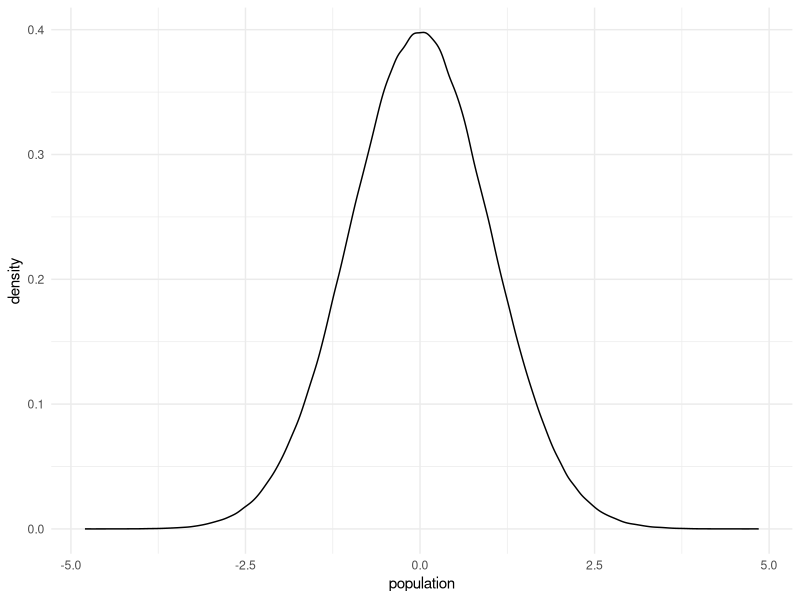
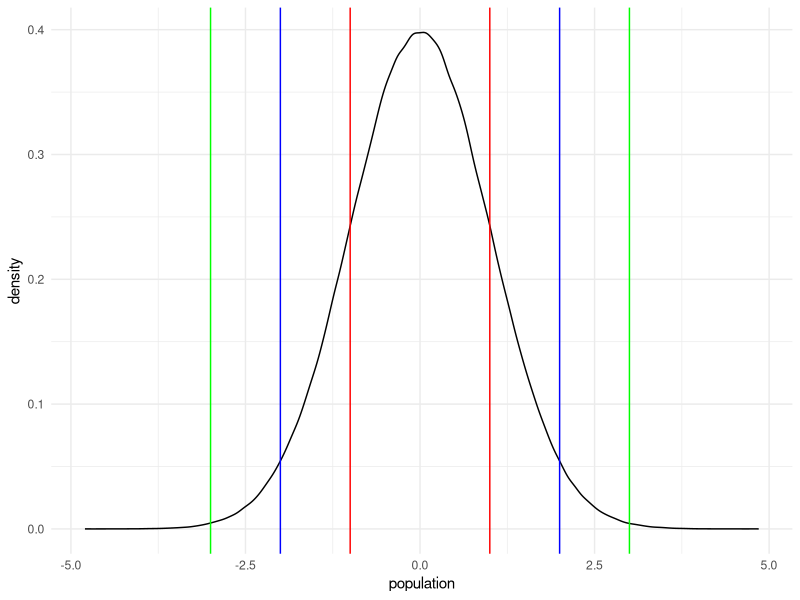
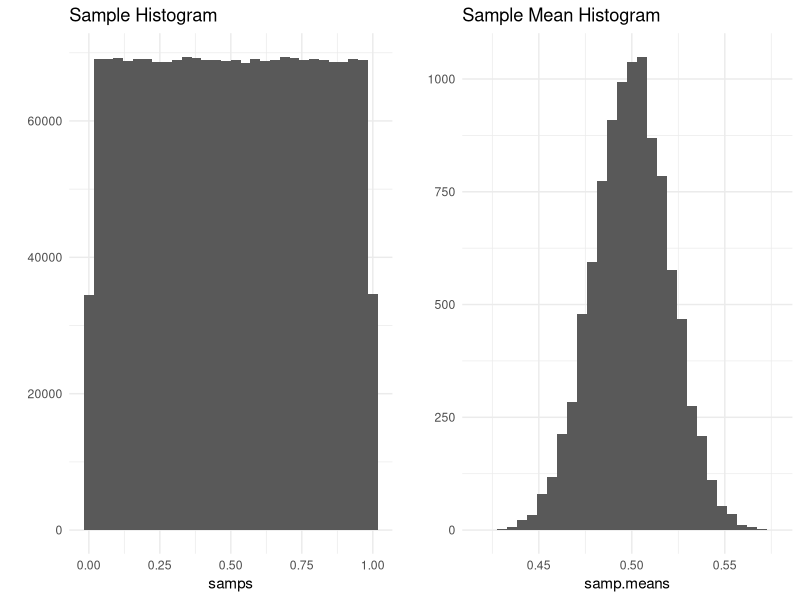
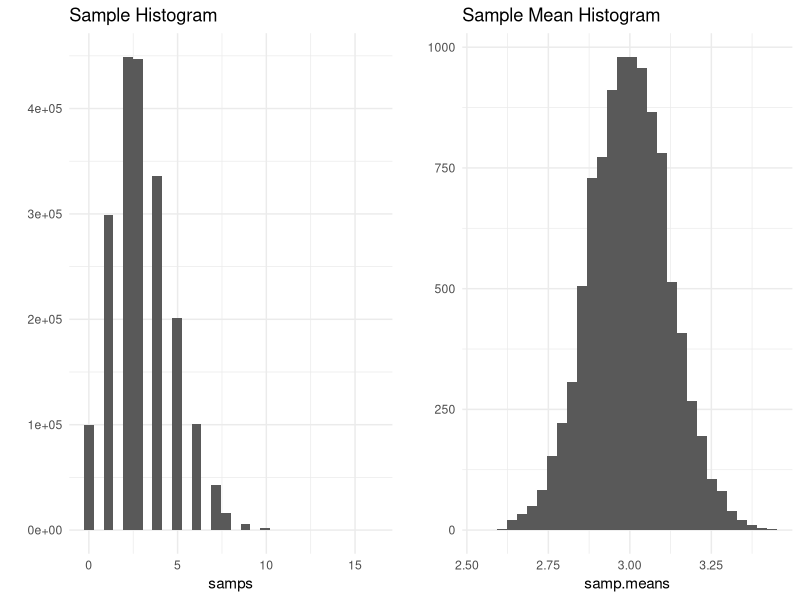
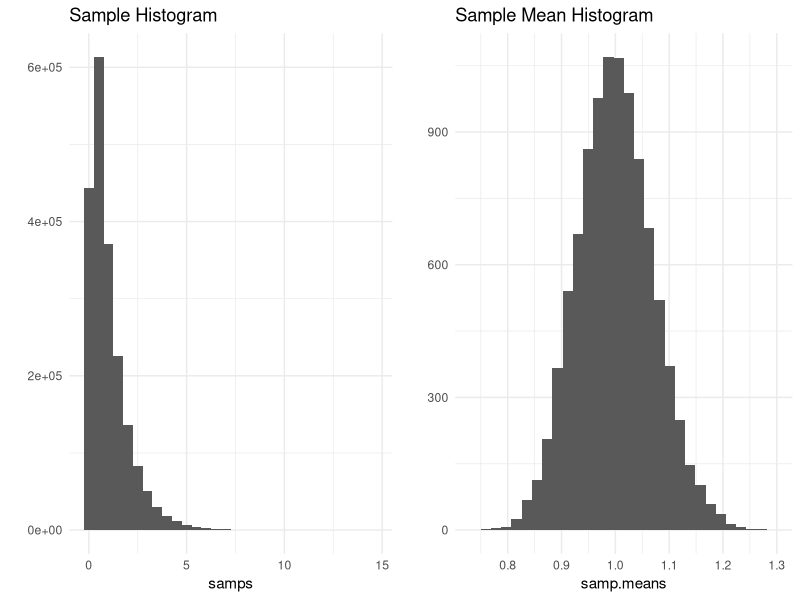
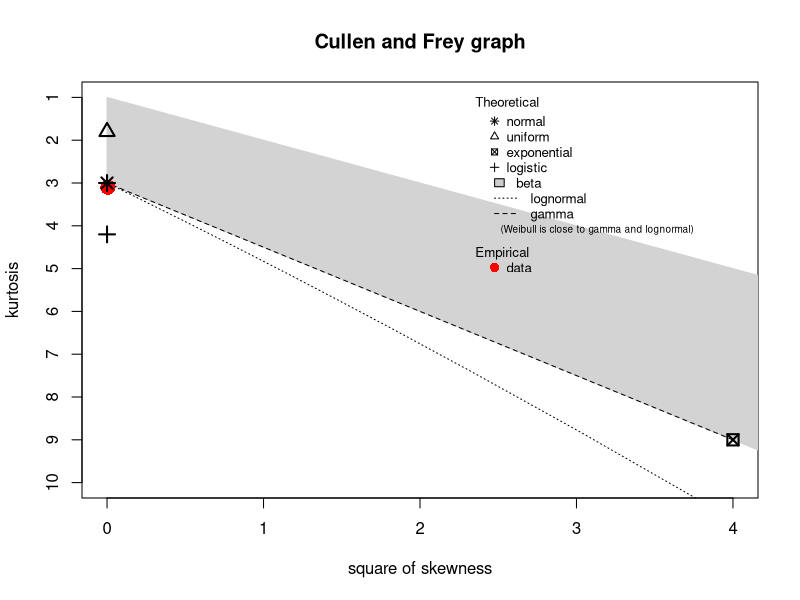
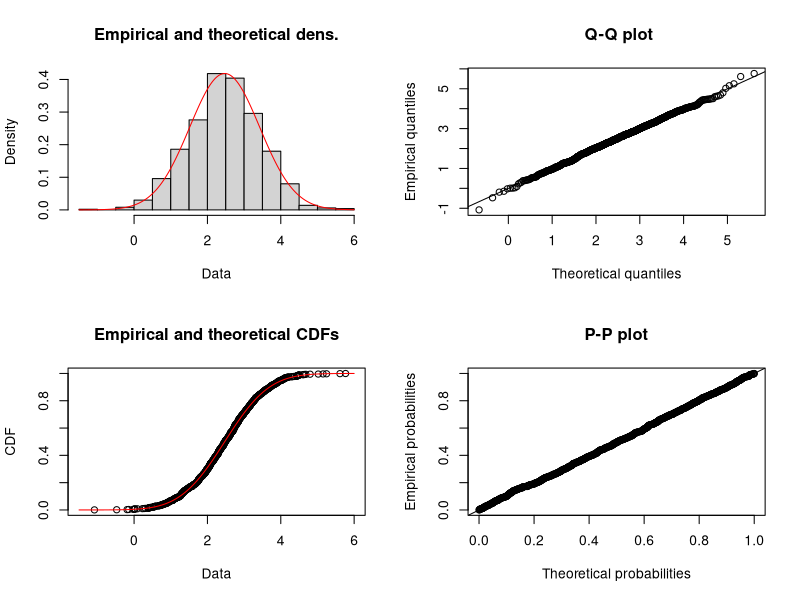
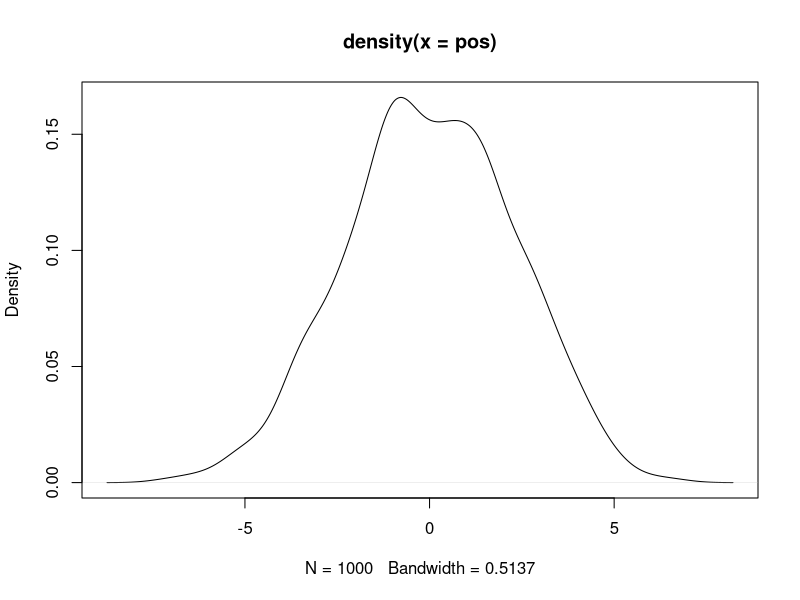

Recreate these plots in R, in order.
## ---- chunk 1
knitr::opts_chunk$set(echo = FALSE, warning = FALSE, message = FALSE, comment = "")
## ---- chunk 2
library(ggplot2)

library(gridExtra)

set.seed(123)

r = 10000

n = 200     

population = data.frame(population = rnorm(n = 1000000, mean = 0, sd = 1))

sample.means = function(samps, r, n) {
  rowMeans(matrix(samps, nrow = r, ncol = n))
}

qqplot.data = function(vec) {
  y = quantile(vec[!is.na(vec)], c(0.25, 0.75))
  x = qnorm(c(0.25, 0.75))
  slope = diff(y) / diff(x)
  int = y[1L] - slope * x[1L]

  d = data.frame(resids = vec)
  
  return(d)
}

generate.plots = function(samps, samp.means) {
  p1 = qplot(samps, geom = "histogram", bins = 30, 
             main = "Sample Histogram") + 
    theme_minimal()
  p2 = qplot(samp.means, geom = "histogram", bins = 30, 
             main="Sample Mean Histogram") + 
    theme_minimal()
  grid.arrange(p1,p2,ncol=2)
}

regions = data.frame(sdPlus1 = mean(population$population) + sd(population$population), 
                     sdMinus1 = mean(population$population) - sd(population$population), 
                     sdPlus2 = mean(population$population) + (2 * sd(population$population)), 
                     sdMinus2 = mean(population$population) - (2 * sd(population$population)), 
                     sdPlus3 = mean(population$population) + (3 * sd(population$population)), 
                     sdMinus3 = mean(population$population) - (3 * sd(population$population)))

ggplot(population, aes(population)) +
  geom_density() +
  theme_minimal()
## ---- chunk 3
ggplot(population, aes(population)) +
  geom_density() +
  geom_vline(xintercept = regions$sdPlus1, color = "red") +
  geom_vline(xintercept = regions$sdMinus1, color = "red") +
  geom_vline(xintercept = regions$sdPlus2, color = "blue") +
  geom_vline(xintercept = regions$sdMinus2, color = "blue") +
  geom_vline(xintercept = regions$sdPlus3, color = "green") +
  geom_vline(xintercept = regions$sdMinus3, color = "green") +
  theme_minimal()
## ---- chunk 4
samps = runif(r * n)

samp.means = sample.means(samps, r, n)

generate.plots(samps, samp.means)
## ---- chunk 5
samps = rpois(r * n, lambda = 3)

samp.means = sample.means(samps, r, n)

generate.plots(samps, samp.means)
## ---- chunk 6
samps = rexp(r * n, rate = 1)

samp.means = sample.means(samps, r, n)

generate.plots(samps, samp.means)
## ---- chunk 7

library(fitdistrplus)

normalTest = rnorm(1000, mean = 2.5, sd = 1)

descdist(normalTest)

plot(fitdist(normalTest, distr = "norm"))

## ---- chunk 8
pos = replicate(1000, sum(runif(16, -1, 1)))

plot(density(pos))
## ---- chunk 9
library(plyr)

dataSteps = function(stepSize) {
  walks = data.frame(person = rep(1:100, each = stepSize), 
           position = unlist(rlply(100, cumsum(c(0, runif((stepSize - 1), -1, 1))))), 
           step = rep(1:stepSize, times = 100))
  
  return(walks)
}

walks = dataSteps(16)

ggplot(walks, aes(step, position, group = person)) + 
  geom_line(color = "#ff5500", alpha = .5) + 
  theme_minimal()
## ---- chunk 10
set.seed(1001)

population = rnorm(10000)

plot(density(population))
## ---- chunk 11
set.seed(1001)

smallSample = sample(population, 75, replace = FALSE)

plot(density(smallSample))
## ---- chunk 12
set.seed(1001)

mediumSample = sample(population, 250, replace = FALSE)

plot(density(mediumSample))
## ---- chunk 13
set.seed(1001)

biggerSample = sample(population, 1000, replace = FALSE)

plot(density(biggerSample))
## ---- chunk 14
set.seed(1001)

biggestSample = sample(population, 2500, replace = FALSE)

plot(density(biggestSample))
## ---- chunk 15
plot(density(population))
## ---- chunk 16
mean(population)

mean(biggerSample)

mean(biggestSample)
## ---- chunk 17
mean(sample(population, 2500, replace = FALSE))
## ---- chunk 18
mean(sample(population, 5000, replace = FALSE))
